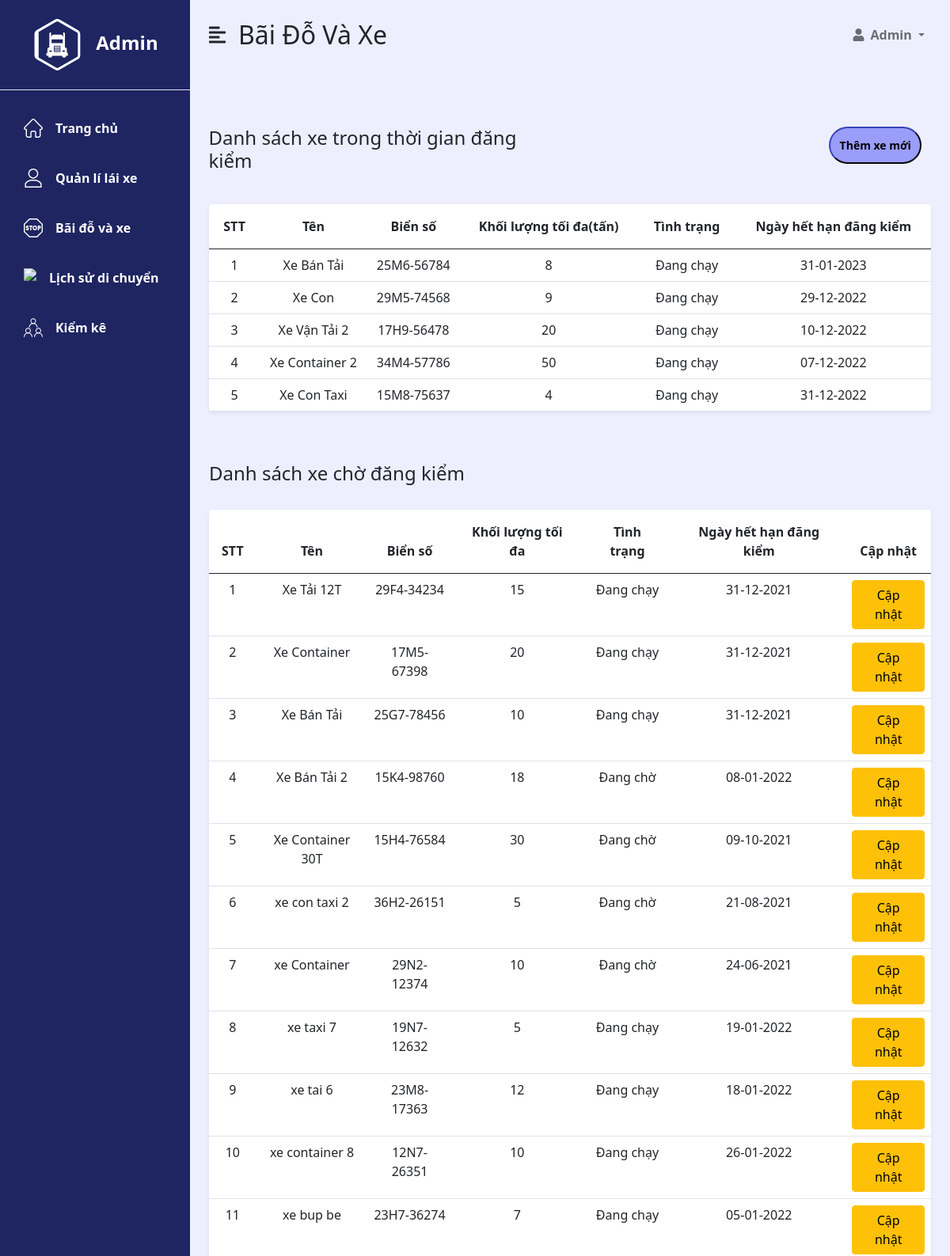
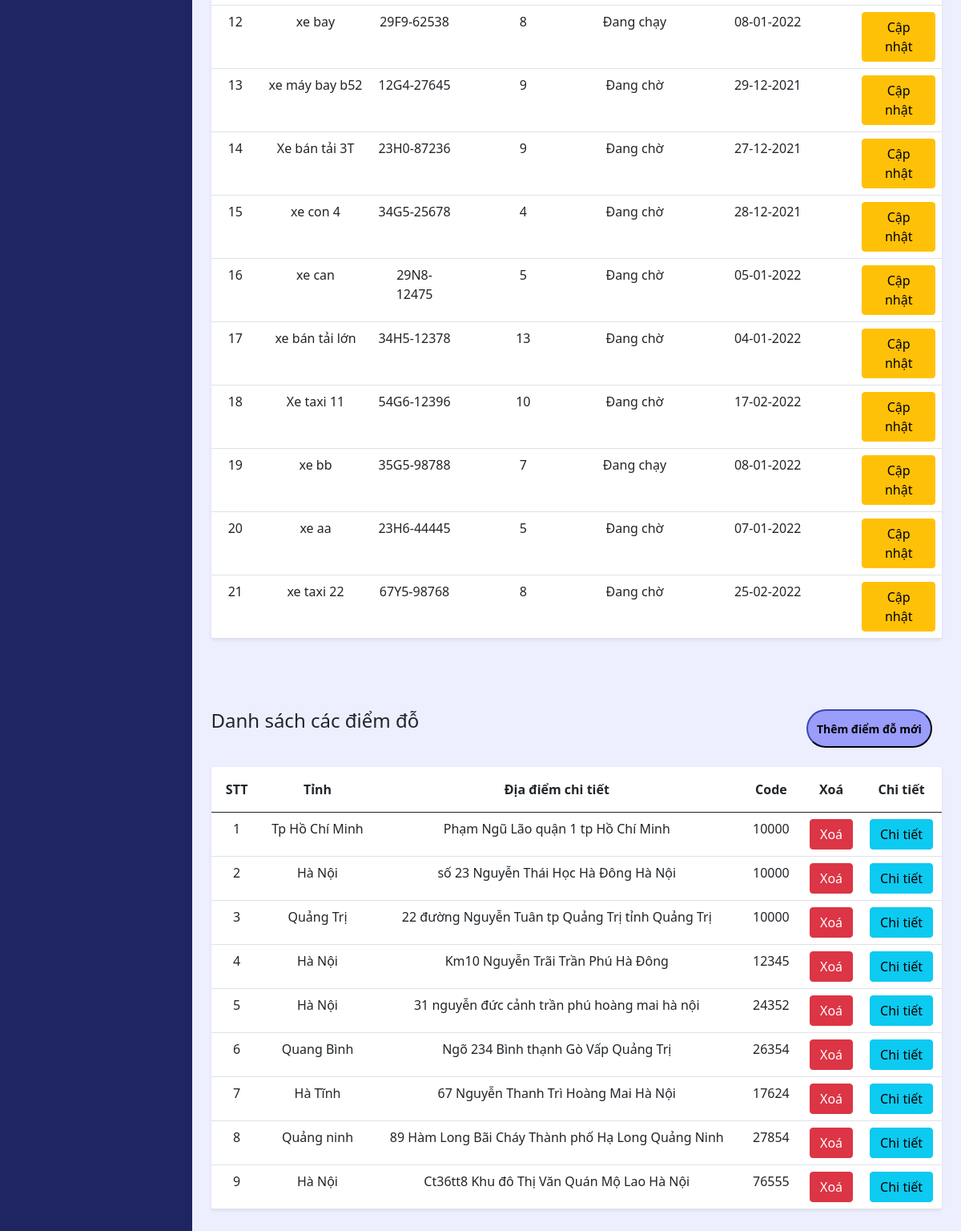
Screenshot of /Manager_Vehicle/view/manager_truck.php with the database file from the repository (2 pictures, top to bottom).
### tables this page shows
CREATE TABLE `tbl_truck` (
  `id` int(11) NOT NULL,
  `name` varchar(255) NOT NULL,
  `license_plate` varchar(255) NOT NULL,
  `height` int(11) NOT NULL,
  `max_weight` int(11) NOT NULL,
  `date_registery` datetime NOT NULL,
  `date_registery_expried` datetime NOT NULL,
  `status` int(11) DEFAULT NULL
);

CREATE TABLE `tbl_place` (
  `id` int(11) NOT NULL,
  `distric` varchar(255) NOT NULL,
  `province` varchar(255) NOT NULL,
  `code` varchar(255) NOT NULL,
  `address_details` varchar(255) NOT NULL,
  `logtitude` varchar(255) DEFAULT NULL,
  `latitude` varchar(255) DEFAULT NULL
);

### Manager_Vehicle/until/dbhelp.php (called while the page is built, shortened)
<?php
function executeResult($sql){
    $conn = mysqli_connect(HOST, USERNAME, PASSWORD, DATABASE);
    $result = mysqli_query($conn, $sql);
    while ($obj = mysqli_fetch_object($result)){
        $list[] = $obj;
    }
    return $list;
}

### Manager_Vehicle/view/manager_truck.php (the view, shortened to what this page needs)
<?php
include_once('../until/dbhelp.php');
function getTruckActive(){
    $sql1 = "SELECT * FROM tbl_truck WHERE date_registery_expried >  CURRENT_DATE";
    return executeResult($sql1);
}
function getTruckUnActive(){
    $sql2 = "SELECT * FROM tbl_truck WHERE date_registery_expried <  CURRENT_DATE";
    return executeResult($sql2);
}
function getPlace(){
    $sql3 = "SELECT * FROM tbl_place";
    return executeResult($sql3);
}
$listTruckActive = getTruckActive();
$listTruckUnActive = getTruckUnActive();
$listPlace = getPlace();
?>
<!DOCTYPE html>
<html lang="en">
<head>
    <?php include 'head.php' ?>
</head>
<body>
<div class="d-flex" id="wrapper">
    <?php include 'sidebar.php' ?>
    <div id="page-content-wrapper" style="background: #EDEFFF;">
        <nav class="navbar navbar-expand-lg navbar-light bg-transparent py-4 px-4">
            <div class="d-flex align-items-center">
                <i class="fas fa-align-left fs-4 me-3" id="menu-toggle"></i>
                <h2 class="fs-2 m-0">Bãi Đỗ Và Xe
            </div>
            <div class="collapse navbar-collapse" id="navbarSupportedContent">
                <ul class="navbar-nav ms-auto mb-2 mb-lg-0">
                    <li class="nav-item dropdown">
                        <a class="nav-link dropdown-toggle fw-bold" href="#" id="navbarDropdown"
                           role="button" data-bs-toggle="dropdown" aria-expanded="false">
                            <i class="fas fa-user me-2"></i>Admin
                        </a>
                    </li>
                </ul>
            </div>
        </nav>
        <div class="container-fluid px-4">
            <div class="row my-5">
                <div class="row g-3 my-2">
                    <div class="col-md-6">
                        <h3 class="fs-4 mb-3" style="margin-left: 0.22rem">Danh sách xe trong thời gian đăng kiểm</h3>
                    </div>
                    <div class="col-md-6" style="text-align: right">
                        <button onclick="showAddTruck()" style="color: black;padding: 0.7rem; font-weight: bold;font-size: 14px;background: #9A9DFA; cursor: pointer; border-color: #1E2561; border-radius: 2rem" >Thêm xe mới</button>
                    </div>
                </div>
                <div class="col" style="margin-top: 1rem;">
                    <table class="table bg-white rounded shadow-sm  table-hover">
                        <thead>
                        <tr>
                            <th scope="col" style="text-align: center; padding: 1rem;">STT</th>
                            <th scope="col" style="text-align: center; padding: 1rem;">Tên</th>
                            <th scope="col" style="text-align: center; padding: 1rem;">Biển số</th>
                            <th scope="col" style="text-align: center; padding: 1rem;">Khối lượng tối đa(tấn)</th>
                            <th scope="col" style="text-align: center; padding: 1rem;">Tình trạng</th>
                            <th scope="col" style="text-align: center; padding: 1rem;">Ngày hết hạn đăng kiểm</th>
                        </tr>
                        </thead>
                        <tbody>
                        <?php
                        $index = 1;
                        foreach ($listTruckActive as $truck_active) {
                            $status_truck = "Đang chạy";
                            ?>
                            <tr>
                                <td style="text-align: center; padding: 0.5rem;"><?= $index++ ?></td>
                                <td style="text-align: center; padding: 0.5rem;"><?= $truck_active ->name ?></td>
                                <td style="text-align: center; padding: 0.5rem;"><?= $truck_active -> license_plate ?></td>
                                <td style="text-align: center; padding: 0.5rem;"><?= $truck_active -> max_weight ?></td>
                                <td style="text-align: center; padding: 0.5rem;"><?= $status_truck ?></td>
                                <td style="text-align: center; padding: 0.5rem;"><?= date_format(date_create($truck_active -> date_registery_expried), 'd-m-Y')  ?></td>
                            </tr>
                        <?php } ?>
                        </tbody>
                    </table>
                </div>
            </div>
        </div>
        <div class="container-fluid px-4">
            <div class="row my-5">
                <h3 class="fs-4 mb-3">Danh sách xe chờ đăng kiểm</h3>
                <div class="col" style="margin-top: 1rem;">
                    <table class="table bg-white rounded shadow-sm  table-hover">
                        <thead>
                        <tr>
                            <th scope="col" style="text-align: center; padding: 1rem;">STT</th>
                            <th scope="col" style="text-align: center; padding: 1rem;">Tên</th>
                            <th scope="col" style="text-align: center; padding: 1rem;">Biển số</th>
                            <th scope="col" style="text-align: center; padding: 1rem;">Khối lượng tối đa</th>
                            <th scope="col" style="text-align: center; padding: 1rem;">Tình trạng</th>
                            <th scope="col" style="text-align: center; padding: 1rem;">Ngày hết hạn đăng kiểm</th>
                            <th scope="col" style="text-align: center; padding: 1rem;">Cập nhật</th>
                        </tr>
                        </thead>
                        <tbody>
                        <?php
                        $index = 1;
                        foreach ($listTruckUnActive as $truck) {
                            $status_truck = "Đang chạy";
                            if($truck -> status == 0) $status_truck = "Đang chờ"
                            ?>
                            <tr>
                                <td style="text-align: center; padding: 0.5rem;"><?= $index++ ?></td>
                                <td style="text-align: center; padding: 0.5rem;"><?= $truck ->name ?></td>
                                <td style="text-align: center; padding: 0.5rem;"><?= $truck -> license_plate ?></td>
                                <td style="text-align: center; padding: 0.5rem;"><?= $truck -> max_weight ?></td>
                                <td style="text-align: center; padding: 0.5rem;"><?= $status_truck ?></td>
                                <td style="text-align: center; padding: 0.5rem;"><?= date_format(date_create($truck -> date_registery_expried), 'd-m-Y')  ?></td>
                                <td style="text-align: center; padding: 0.5rem;">
                                    <a onclick="showUpdateDateTruck(<?= $truck -> id ?>)" type="date" class="btn btn-warning">Cập nhật</a>
                                </td>
                            </tr>
                        <?php } ?>
                        </tbody>
                    </table>
                </div>
            </div>
        </div>
        <div class="container-fluid px-4">
            <div class="row my-5">
                <div class="row g-3 my-2">
                    <div class="col-md-6">
                        <h3 class="fs-4 mb-3" style="margin-left: 0.22rem">Danh sách các điểm đỗ</h3>
                    </div>
                    <div class="col-md-6" style="text-align: right">
                        <button onclick="showAddPlace()" style="color: black;padding: 0.7rem; font-weight: bold;font-size: 14px;background: #9A9DFA; cursor: pointer; border-color: #1E2561; border-radius: 2rem" >Thêm điểm đỗ mới</button>
                    </div>
                </div>
                <div class="col" style="margin-top: 1rem;">
                    <table class="table bg-white rounded shadow-sm  table-hover">
                        <thead>
                        <tr>
                            <th scope="col" style="text-align: center; padding: 1rem;">STT</th>
                            <th scope="col" style="text-align: center; padding: 1rem;">Tỉnh</th>
                            <th scope="col" style="text-align: center; padding: 1rem;">Địa điểm chi tiết</th>
                            <th scope="col" style="text-align: center; padding: 1rem;">Code</th>
                            <th scope="col" style="text-align: center; padding: 1rem;">Xoá</th>
                            <th scope="col" style="text-align: center; padding: 1rem;">Chi tiết</th>
                        </tr>
                        </thead>
                        <tbody>
                        <?php
                        $index = 1;
                        foreach ($listPlace as $place) {
                            ?>
                            <tr>
                                <td style="text-align: center; padding: 0.5rem;"><?= $index++ ?></td>
                                <td style="text-align: center; padding: 0.5rem;"><?= $place ->province ?></td>
                                <td style="text-align: center; padding: 0.5rem;"><?= $place -> address_details ?></td>
                                <td style="text-align: center; padding: 0.5rem;"><?= $place -> code ?></td>
                                <td style="text-align: center; padding: 0.5rem;">
                                    <button name="check" class="btn btn-danger" onclick="DeletePlace(<?= $place -> id ?>)">Xoá</button>
                                </td>
                                <td style="text-align: center; padding: 0.5rem;">
                                    <a href="details_place.php?id=<?= $place -> id ?>" type="button" class="btn btn-info">Chi tiết</a>
                                </td>
                            </tr>
                        <?php } ?>
                        </tbody>
                    </table>
                </div>
            </div>
        </div>
    </div>
</div>
</body>
</html>

### Manager_Vehicle/view/style_admin.css (style rules this page uses)
:root { --main-bg-color: #474CC9; --main-text-color: #fff; --second-text-color: #0000; --second-bg-color: #1E2561; }
#wrapper { background-color: #E5E5E5; }
#page-content-wrapper { min-width: 100vw; }
#menu-toggle { cursor: pointer; }
@media (min-width: 768px) { #page-content-wrapper { min-width: 0; width: 100%; } }

### rows the page displays
tbl_truck: name "Xe Bán Tải", license_plate "25M6-56784", max_weight "8", status_truck "Đang chạy", date_registery_expried "31-01-2023"
tbl_truck: name "Xe Con", license_plate "29M5-74568", max_weight "9", status_truck "Đang chạy", date_registery_expried "29-12-2022"
tbl_truck: name "Xe Vận Tải 2", license_plate "17H9-56478", max_weight "20", status_truck "Đang chạy", date_registery_expried "10-12-2022"
tbl_truck: name "Xe Container 2", license_plate "34M4-57786", max_weight "50", status_truck "Đang chạy", date_registery_expried "07-12-2022"
tbl_truck: name "Xe Con Taxi", license_plate "15M8-75637", max_weight "4", status_truck "Đang chạy", date_registery_expried "31-12-2022"
tbl_truck: name "Xe Tải 12T", license_plate "29F4-34234", max_weight "15", status_truck "Đang chạy", date_registery_expried "31-12-2021"
tbl_truck: name "Xe Container", license_plate "17M5-67398", max_weight "20", status_truck "Đang chạy", date_registery_expried "31-12-2021"
tbl_truck: name "Xe Bán Tải", license_plate "25G7-78456", max_weight "10", status_truck "Đang chạy", date_registery_expried "31-12-2021"
tbl_truck: name "Xe Bán Tải 2", license_plate "15K4-98760", max_weight "18", status "Đang chờ", date_registery_expried "08-01-2022"
tbl_truck: name "Xe Container 30T", license_plate "15H4-76584", max_weight "30", status "Đang chờ", date_registery_expried "09-10-2021"
tbl_truck: name "xe con taxi 2", license_plate "36H2-26151", max_weight "5", status "Đang chờ", date_registery_expried "21-08-2021"
tbl_truck: name "xe Container", license_plate "29N2-12374", max_weight "10", status "Đang chờ", date_registery_expried "24-06-2021"
tbl_truck: name "xe taxi 7", license_plate "19N7-12632", max_weight "5", status_truck "Đang chạy", date_registery_expried "19-01-2022"
tbl_truck: name "xe tai 6", license_plate "23M8-17363", max_weight "12", status_truck "Đang chạy", date_registery_expried "18-01-2022"
tbl_truck: name "xe container 8", license_plate "12N7-26351", max_weight "10", status_truck "Đang chạy", date_registery_expried "26-01-2022"
tbl_truck: name "xe bup be", license_plate "23H7-36274", max_weight "7", status_truck "Đang chạy", date_registery_expried "05-01-2022"
tbl_truck: name "xe bay", license_plate "29F9-62538", max_weight "8", status_truck "Đang chạy", date_registery_expried "08-01-2022"
tbl_truck: name "xe máy bay b52", license_plate "12G4-27645", max_weight "9", status "Đang chờ", date_registery_expried "29-12-2021"
tbl_truck: name "Xe bán tải 3T", license_plate "23H0-87236", max_weight "9", status "Đang chờ", date_registery_expried "27-12-2021"
tbl_truck: name "xe con 4", license_plate "34G5-25678", max_weight "4", status "Đang chờ", date_registery_expried "28-12-2021"
tbl_truck: name "xe can", license_plate "29N8-12475", max_weight "5", status "Đang chờ", date_registery_expried "05-01-2022"
tbl_truck: name "xe bán tải lớn", license_plate "34H5-12378", max_weight "13", status "Đang chờ", date_registery_expried "04-01-2022"
tbl_truck: name "Xe taxi 11", license_plate "54G6-12396", max_weight "10", status "Đang chờ", date_registery_expried "17-02-2022"
tbl_truck: name "xe bb", license_plate "35G5-98788", max_weight "7", status_truck "Đang chạy", date_registery_expried "08-01-2022"
tbl_truck: name "xe aa", license_plate "23H6-44445", max_weight "5", status "Đang chờ", date_registery_expried "07-01-2022"
tbl_truck: name "xe taxi 22", license_plate "67Y5-98768", max_weight "8", status "Đang chờ", date_registery_expried "25-02-2022"
tbl_place: province "Tp Hồ Chí Minh", address_details "Phạm Ngũ Lão quận 1 tp Hồ Chí Minh", code "10000"
tbl_place: province "Hà Nội", address_details "số 23 Nguyễn Thái Học Hà Đông Hà Nội", code "10000"
tbl_place: province "Quảng Trị", address_details "22 đường Nguyễn Tuân tp Quảng Trị tỉnh Quảng Trị", code "10000"
tbl_place: province "Hà Nội", address_details "Km10 Nguyễn Trãi Trần Phú Hà Đông", code "12345"
tbl_place: province "Hà Nội", address_details "31 nguyễn đức cảnh trần phú hoàng mai hà nội", code "24352"
tbl_place: province "Quang Bình", address_details "Ngõ 234 Bình thạnh Gò Vấp Quảng Trị", code "26354"
tbl_place: province "Hà Tĩnh", address_details "67 Nguyễn Thanh Trì Hoàng Mai Hà Nội", code "17624"
tbl_place: province "Quảng ninh", address_details "89 Hàm Long Bãi Cháy Thành phố Hạ Long Quảng Ninh", code "27854"
tbl_place: province "Hà Nội", address_details "Ct36tt8 Khu đô Thị Văn Quán Mộ Lao Hà Nội", code "76555"
